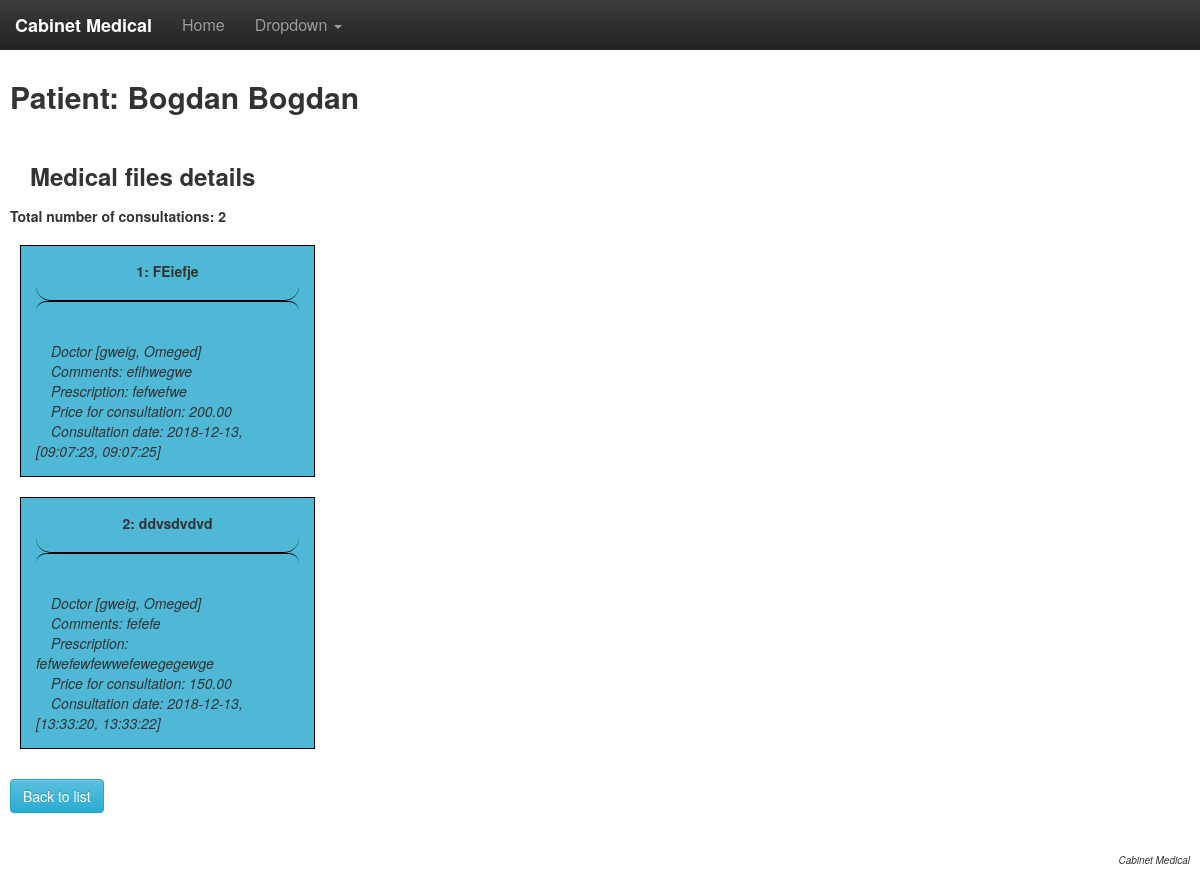
Screenshot of /patients/1/ with the database file from the repository.
### patients/models.py (models this page shows, shortened)
class Patient(models.Model):
	first_name = models.CharField(max_length=50)
	middle_name = models.CharField(max_length=50, blank=True, null=True)
	last_name = models.CharField(max_length=50)
	address = models.CharField(max_length=50, blank=True, null=True)
	city = models.CharField(max_length=50, blank=True, null=True)
	country = models.CharField(max_length=50, blank=True, null=True)
	pin = models.CharField(max_length=13)  # Personal Identification Number
	age = models.IntegerField(choices=AGE_GROUP, default=2)  # >19
	email = models.EmailField()

class MedicalFile(models.Model):
	title = models.CharField(max_length=100)
	slug = models.SlugField(unique=True, blank=True)
	calendar = models.ManyToManyField(Event)
	patients = models.ForeignKey(Patient, related_name="medicalFile", on_delete=models.CASCADE)
	doctors = models.ManyToManyField(Doctor)
	comments = models.TextField()
	prescription = models.TextField()
	price_for_consultation = models.DecimalField(decimal_places=2, max_digits=5, default=0)
	consultation_date = models.DateField(null=True, blank=True)
	timestamp = models.DateTimeField(auto_now=False, auto_now_add=True, verbose_name="Created on")
	updated = models.DateTimeField("Last updated", auto_now=True, auto_now_add=False)
	def __str__(self):
		return self.title

class Doctor(models.Model):
	first_name = models.CharField(max_length=50)
	middle_name = models.CharField(max_length=50, blank=True, null=True)
	last_name = models.CharField(max_length=50)
	tag = models.CharField(max_length=50)
	address = models.CharField(max_length=50, blank=True, null=True)
	city = models.CharField(max_length=50, blank=True, null=True)
	country = models.CharField(max_length=50, blank=True, null=True)
	def __str__(self):
		return "%s [%s, %s]" % (self.tag, self.last_name, self.first_name)

class Event(models.Model):
	day = models.DateField(u'Day of the event', help_text=u'Day of the event')
	start_time = models.TimeField(u'Starting time', help_text=u'Starting time')
	end_time = models.TimeField(u'Final time', help_text=u'Final time')
	notes = models.TextField(u'Textual Notes', help_text=u'Textual Notes', blank=True, null=True)
	class Meta:
		verbose_name = u'Scheduling'
		verbose_name_plural = u'Scheduling'
	def __str__(self):
		return "%s, [%s, %s]" % (self.day, self.start_time, self.end_time)

### patients/views.py (the view)
# urls.py: url(r'^(?P<pk>\d+)/$', PatientDetail.as_view(), name="patientdetail"),
class PatientDetail(DetailView):
	model = Patient

### patients/templates/patients/patient_detail.html (shortened to what this page needs)
{% extends "base.html" %}
{% load static %}
{% block content %}
<!DOCTYPE html>
<html>
<head>
</head>
<body>
    <h2> Patient: {{ object.last_name }} {{ object.first_name }}</h2>
    <br>
    <h3 class="medical-files-title">Medical files details</h3>
    <h5> Total number of consultations: {{ object.medicalFile.all.count }} </h5>
    {% for format in object.medicalFile.all %}
        <div class="div-mare">
            <div class="stilizare-div">
                <center><b> {{ forloop.counter }}: {{ format }} </b> </center>
                <hr class="style-seven">
                <i style="text-align: justify;padding: 15px;">
                    {% for doct in format.doctors.all %}
                        {{ doct }}
                    {% endfor %}
                </i>
                <br>
                <i style="text-align: justify;padding: 15px;"> Comments: {{ format.comments }} </i>
                <br>
                <i style="text-align: justify;padding: 15px;"> Prescription: {{ format.prescription }} </i>
                <br>
                <i style="text-align: justify;padding: 15px;"> Price for consultation: {{ format.price_for_consultation }} </i>
                <br>
                <i style="text-align: justify;padding: 15px;"> Consultation date:
                    {% for calend in format.calendar.all %}
                        {{ calend }}
                    {% endfor %}
                </i>
            </div>
        </div>
    {% endfor %}
    <br>
    <div class="clearfix">
        <a href="{{ patients.get_medicalfile_list_url }}"> <p class="btn btn-info"> Back to list </p> </a>
    </div>
{% endblock %}

### templates/base.html (shortened to what this page needs)
<!DOCTYPE html>
<html lang="en">
<head>
    {% load static %}
    {% load staticfiles %}
    <link href="{% static 'css/bootstrap.min.css' %}" rel="stylesheet">
    <link href="{% static 'css/bootstrap-theme.min.css' %}" rel="stylesheet">
    <link href="{% static 'css/font-awesome.css' %} "  rel="stylesheet"/>
    <link href="{% static 'css/footer-navbar.css' %} "  rel="stylesheet"/>
    <link href="{% static 'css/base.css' %}" rel="stylesheet">
    <link href="{% static 'css/mycss.css' %}" rel="stylesheet">
</head>
<body>
    {% include 'navbar.html' %}
    <div class="container-fluid">
      <div class="row">
        {% block content %} {% endblock %}
        </div>
    </div>
    <br><br>
    {% include 'footer.html' %}
</body>
</html>

### templates/navbar.html (shortened to what this page needs)
<nav class="navbar navbar-inverse navbar-fixed-top">
  <div class="container-fluid">
    <div class="navbar-header">
      <a class="nav navbar-brand" href="/">Cabinet Medical</a>
    </div>
    <div class="navbar-collapse collapse">
      <ul class="nav navbar-nav">
        <li><a href="/">Home</a></li>
        <li class="dropdown">
          <a href="#" class="dropdown-toggle" data-toggle="dropdown">Dropdown <b class="caret"></b></a>
        </li>
      </ul>
    </div>
  </div>
</nav>

### templates/footer.html
{% load static %}
<footer class="footer pull-right">
    <p style="font-size: 10px"> <i> Cabinet Medical </i></p>
</footer>

### assets/css/footer-navbar.css (style rules this page uses)
html, body { height: 100%; }

### assets/css/base.css (style rules this page uses)
body { padding-top: 50px; }
.navbar-fixed-top { border: 0; }

### assets/css/mycss.css (style rules this page uses)
.navbar-fixed-top { background-color:lightgreen; }
body, .nav-sidebar { margin: 10px; padding-bottom: 30px; }
h6, h5, h4, h3, h2, h1 { font-weight:bold; }
span, p { font-size: 18px; line-height: 1.5em; }
li { font-size: 16px; line-height: 1.5em; }
.navbar-brand { font-weight: Bold; }

### patients/templates/patients/patient_detail.html (style rules this page uses)
.medical-files-title { margin:20px; }
.div-mare { overflow: auto; }
hr.style-seven { overflow: visible; height: 19px; border-style: solid; border-color: black; border-width: 1px 0 0 0; border-radius: 20px; }
hr.style-seven:before { display: block; content: ""; height: 30px; margin-top: -31px; border-style: solid; border-color: black; border-width: 0 0 1px 0; border-radius: 20px; }
.stilizare-div { width: 25%; float:left; padding: 15px; border:1px solid black; background-color: #4eb8d6; margin: 10px; }

### rows the page displays
Patient: last_name "Bogdan", first_name "Bogdan", medicalFile.all.count "2"
MedicalFile: title "FEiefje", comments "efihwegwe", prescription "fefwefwe", price_for_consultation "200.00"
Doctor: tag+last_name+first_name "Doctor [gweig, Omeged]"
Event: day+start_time+end_time "2018-12-13, [09:07:23, 09:07:25]"
MedicalFile: title "ddvsdvdvd", comments "fefefe", prescription "fefwefewfewwefewegegewge", price_for_consultation "150.00"
Event: day+start_time+end_time "2018-12-13, [13:33:20, 13:33:22]"
